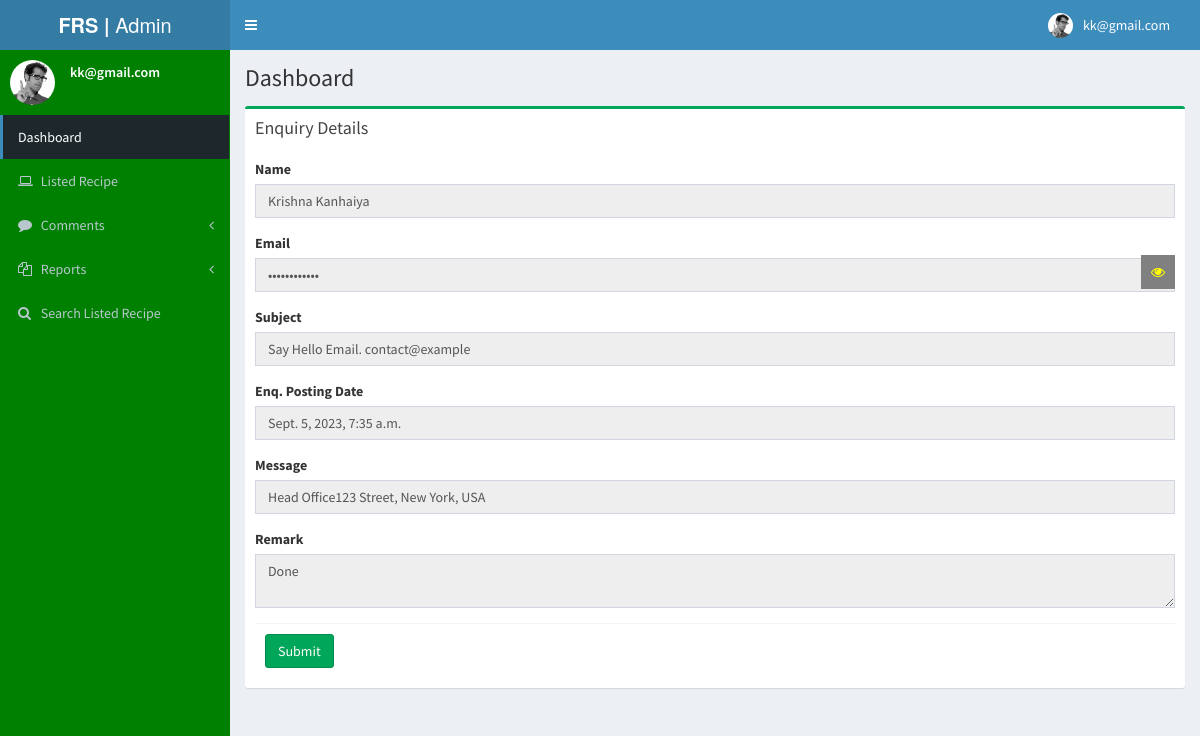
Page /edit_contact/1/ (signed in) on the committed database.
### myapp/models.py (models this page shows, shortened)
class Contact(models.Model):
    name = models.CharField(max_length=100, null=True, blank=True)
    email = models.CharField(max_length=100, null=True, blank=True)
    subject = models.CharField(max_length=100, null=True, blank=True)
    message = models.CharField(max_length=100, null=True, blank=True)
    remark = models.CharField(max_length=100, null=True, blank=True)
    status = models.CharField(max_length=100, default="unread", null=True, blank=True)
    creationdate = models.DateTimeField(auto_now_add=True)

### myapp/views.py (the view, shortened to what this page needs)
# urls.py: path('edit_contact/<int:pid>/', edit_contact, name="edit_contact"),
@login_required(login_url='/admin_login/')
def edit_contact(request, pid):
    contact = Contact.objects.get(id=pid)
    return render(request, "edit_contact.html", locals())

### myapp/templates/edit_contact.html (shortened to what this page needs)
{% extends 'admin_index.html' %}
{% load static %}
{% block body %}
<link rel="stylesheet" href="https://cdnjs.cloudflare.com/ajax/libs/font-awesome/4.7.0/css/font-awesome.min.css">
<section class="content">
  <div class="row">
    <div class="col-md-12">
      <div class="box box-success">
        <div class="box-header">
          <h2 class="box-title">Enquiry Details</h2>
        </div>
        <form role="form" action="" method="post" enctype="multipart/form-data">
          <div class="box-body">
            <div class="form-group">
              <label for="exampleInputEmail1">Name</label>
              <input type="text" class="form-control" name="name" value="{{contact.name}}" id="exampleInputEmail1" placeholder="Enter Name" readonly required="required">
            </div>
            <div class="form-group">
              <label for="email">Email</label>
              <input type="password" class="form-control" name="email" value="{{contact.email}}" id="email" placeholder="Enter Email" readonly>
              <span class="fa fa-eye field-icon toggle-password-2"></span>
            </div>
            <div class="form-group">
              <label for="exampleInputEmail3">Subject</label>
              <input type="text" class="form-control" name="subject" value="{{contact.subject}}" placeholder="Enter Subject" readonly id="exampleInputEmail3">
            </div>
            <div class="form-group">
              <label for="exampleInputEmail3">Enq. Posting Date</label>
              <input type="text" class="form-control" name="creationdate" value="{{contact.creationdate}}" placeholder="Enter Posting Date" readonly id="exampleInputEmail3">
            </div>
            <div class="form-group">
              <label for="exampleInputEmail3">Message</label>
              <input type="text" class="form-control" name="message" value="{{contact.message}}" placeholder="Enter text" readonly id="exampleInputEmail3">
            </div>
            {% if contact.status == "read" %}
            <div class="form-group">
              <label for="exampleInputEmail3">Remark</label>
              <textarea type="text" class="form-control" name="remark" placeholder="Enter Remark" id="exampleInputEmail3" readonly>{{contact.remark}}</textarea>
            </div>
            {% endif %}
          <div class="box-footer">
            <button type="submit" class="btn btn-success">Submit</button>
          </div>
          </div>
        </form>
      </div>
    </div>
  </div>
</section>
{% endblock %}

### myapp/templates/admin_index.html (shortened to what this page needs)
<!DOCTYPE html>
{% load static %}
<html>
  <head>
    <link href="{% static 'bootstrap/css/bootstrap.min.css' %}" rel="stylesheet" type="text/css" />
    <link rel="stylesheet" href="https://cdnjs.cloudflare.com/ajax/libs/font-awesome/4.7.0/css/font-awesome.min.css">
    <link href="https://maxcdn.bootstrapcdn.com/font-awesome/4.3.0/css/font-awesome.min.css' %}" rel="stylesheet" type="text/css" />
    <link href="http://code.ionicframework.com/ionicons/2.0.0/css/ionicons.min.css' %}" rel="stylesheet" type="text/css" />
    <link href="{% static 'dist/css/AdminLTE.min.css' %}" rel="stylesheet" type="text/css" />
    <link href="{% static 'dist/css/skins/_all-skins.min.css' %}" rel="stylesheet" type="text/css" />
    <link href="{% static 'plugins/iCheck/flat/blue.css' %}" rel="stylesheet" type="text/css" />
    <link href="{% static 'plugins/morris/morris.css' %}" rel="stylesheet" type="text/css" />
    <link href="{% static 'plugins/jvectormap/jquery-jvectormap-1.2.2.css' %}" rel="stylesheet" type="text/css" />
    <link href="{% static 'plugins/datepicker/datepicker3.css' %}" rel="stylesheet" type="text/css" />
    <link href="{% static 'plugins/daterangepicker/daterangepicker-bs3.css' %}" rel="stylesheet" type="text/css" />
    <link href="{% static 'plugins/bootstrap-wysihtml5/bootstrap3-wysihtml5.min.css' %}" rel="stylesheet" type="text/css" />
  </head>
  <body class="skin-blue">
    <div class="wrapper">
      <header class="main-header">
        <a href="/admin_index/" class="logo"><b>FRS |</b> Admin</a>
        <nav class="navbar navbar-static-top" role="navigation">
          <a href="#" class="sidebar-toggle" data-toggle="offcanvas" role="button">
          </a>
          <div class="navbar-custom-menu">
            <ul class="nav navbar-nav">
              <li class="dropdown user user-menu">
                <a href="#" class="dropdown-toggle" data-toggle="dropdown">
                  <img src="{% static 'dist/img/user2-160x160.jpg' %}" class="user-image" alt="User Image"/>
                  <span class="hidden-xs">{{ request.user.username }}</span>
                </a>
              </li>
            </ul>
          </div>
        </nav>
      </header>
      <aside class="main-sidebar" style="background-color: green;">
        <section class="sidebar">
          <div class="user-panel">
            <div class="pull-left image">
              <img src="{% static 'dist/img/user2-160x160.jpg' %}" class="img-circle" alt="User Image" />
            </div>
            <div class="pull-left info">
              <p>{{ request.user.username }}</p>
            </div>
          </div>
          <ul class="sidebar-menu">
            <li class="active treeview">
              <a href="/admin_index/">
                <span>Dashboard</span>
              </a>
            </li>
            <li>
              <a href="/admin_manage_recipe/">
                <i class="fa fa-laptop"></i> <span>Listed Recipe</span>
              </a>
            </li>
           <li class="treeview">
              <a href="#">
                <i class="fa fa-comment"></i>
                <span>Comments</span>
                <i class="fa fa-angle-left pull-right"></i>
              </a>
            </li>
            <li class="treeview">
              <a href="">
                <i class="fa fa-copy" aria-hidden="true"></i>
                <span>Reports</span>
                <i class="fa fa-angle-left pull-right"></i>
              </a>
            </li>
            <li>
              <a href="/admin_search_recipe/">
                <i class="fa fa-search"></i> <span>Search Listed Recipe</span>
              </a>
            </li>
           </ul>
        </section>
      </aside>
      <div class="content-wrapper">
        <section class="content-header">
          <h1>
            Dashboard
          </h1>
        </section>
        {% block body %}
        {% endblock %}
      </div>
    </div>
  </body>
</html>

### myapp/templates/edit_contact.html (style rules this page uses)
.field-icon { float: right; margin-left: -25px; margin-top: -37px; position: relative; background:gray; color:yellow; z-index: 2; padding:10px; }

### rows in the picture
Contact: name "Krishna Kanhaiya", subject "Say Hello Email. contact@example", creationdate "Sept. 5, 2023, 7:35 a.m.", message "Head Office123 Street, New York, USA", remark "Done"

### other values in the picture
{{ request.user.username }} "kk@gmail.com"
